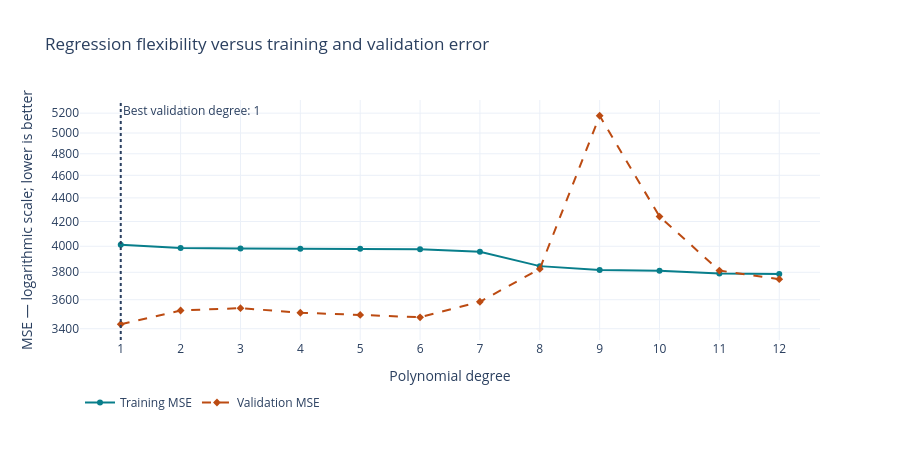

Notebook code cell kept with this figure:
### Markdown cell above
**Read the regression panels:** complexity changes the prediction shape, not the underlying data split. High degrees may wiggle sharply near the edges or make extreme predictions where data are sparse. The initial vertical range can hide parts of a curve; zoom out to inspect them; the reported errors include all predictions, even outside the visible range.

On a particular split, validation error can be lower than training error because the two sets contain different patients and different levels of difficulty. This alone does not indicate leakage. If the straight line wins, that is a useful result: extra bends were not justified by these validation patients.

### Complexity-versus-error chart for regression
This matches the tree-depth sweep, but the horizontal axis is **polynomial degree**. The vertical axis is logarithmic so very large validation errors remain visible. We use validation to compare these examples; the final test patients stay sealed.

### Code cell
polynomial_degrees = list(range(1, 13))
regression_train_errors, regression_val_errors = [], []
for degree in polynomial_degrees:
    model = make_polynomial_regression(degree)
    model.fit(X_train, y_train)
    train_predictions = model.predict(X_train)
    val_predictions = model.predict(X_val)
    regression_train_errors.append(mean_squared_error(y_train, train_predictions))
    regression_val_errors.append(mean_squared_error(y_val, val_predictions))

best_regression_degree = polynomial_degrees[int(np.argmin(regression_val_errors))]
fig = go.Figure()
fig.add_trace(go.Scatter(x=polynomial_degrees, y=regression_train_errors,
                        mode='lines+markers', name='Training MSE', line_color=TRAIN_COLOR))
fig.add_trace(go.Scatter(x=polynomial_degrees, y=regression_val_errors,
                        mode='lines+markers', name='Validation MSE', marker_symbol='diamond',
                        line=dict(color=VAL_COLOR, dash='dash')))
fig.add_vline(x=best_regression_degree, line_dash='dot',
              annotation_text=f'Best validation degree: {best_regression_degree}')
fig.update_xaxes(title_text='Polynomial degree', dtick=1)
fig.update_yaxes(title_text='MSE — logarithmic scale; lower is better', type='log')
show_chart(fig, 'Regression flexibility versus training and validation error')

### Figure 1 — Plotly figure (JSON) as saved in the notebook; plotly's stock layout.template omitted (floating-point values rounded to 4 significant figures)
{"data": [{"line": {"color": "#087e8b"}, "mode": "lines+markers", "name": "Training MSE", "x": [1, 2, 3, 4, 5, 6, 7, 8, 9, 10, 11, 12], "y": [4013.0, 3986.0, 3982.0, 3980.0, 3980.0, 3976.0, 3957.0, 3846.0, 3817.0, 3811.0, 3791.0, 3788.0], "type": "scatter"}, {"line": {"color": "#bc4b12", "dash": "dash"}, "marker": {"symbol": "diamond"}, "mode": "lines+markers", "name": "Validation MSE", "x": [1, 2, 3, 4, 5, 6, 7, 8, 9, 10, 11, 12], "y": [3430.0, 3524.0, 3541.0, 3509.0, 3494.0, 3477.0, 3585.0, 3826.0, 5173.0, 4241.0, 3813.0, 3748.0], "type": "scatter"}], "layout": {"shapes": [{"line": {"dash": "dot"}, "type": "line", "x0": 1, "x1": 1, "xref": "x", "y0": 0, "y1": 1, "yref": "y domain"}], "annotations": [{"showarrow": false, "text": "Best validation degree: 1", "x": 1, "xanchor": "left", "xref": "x", "y": 1, "yanchor": "top", "yref": "y domain"}], "xaxis": {"title": {"text": "Polynomial degree"}, "dtick": 1}, "yaxis": {"title": {"text": "MSE — logarithmic scale; lower is better"}, "type": "log"}, "legend": {"orientation": "h", "y": -0.2}, "margin": {"t": 100, "b": 110}, "title": {"text": "Regression flexibility versus training and validation error"}, "height": 450}}
